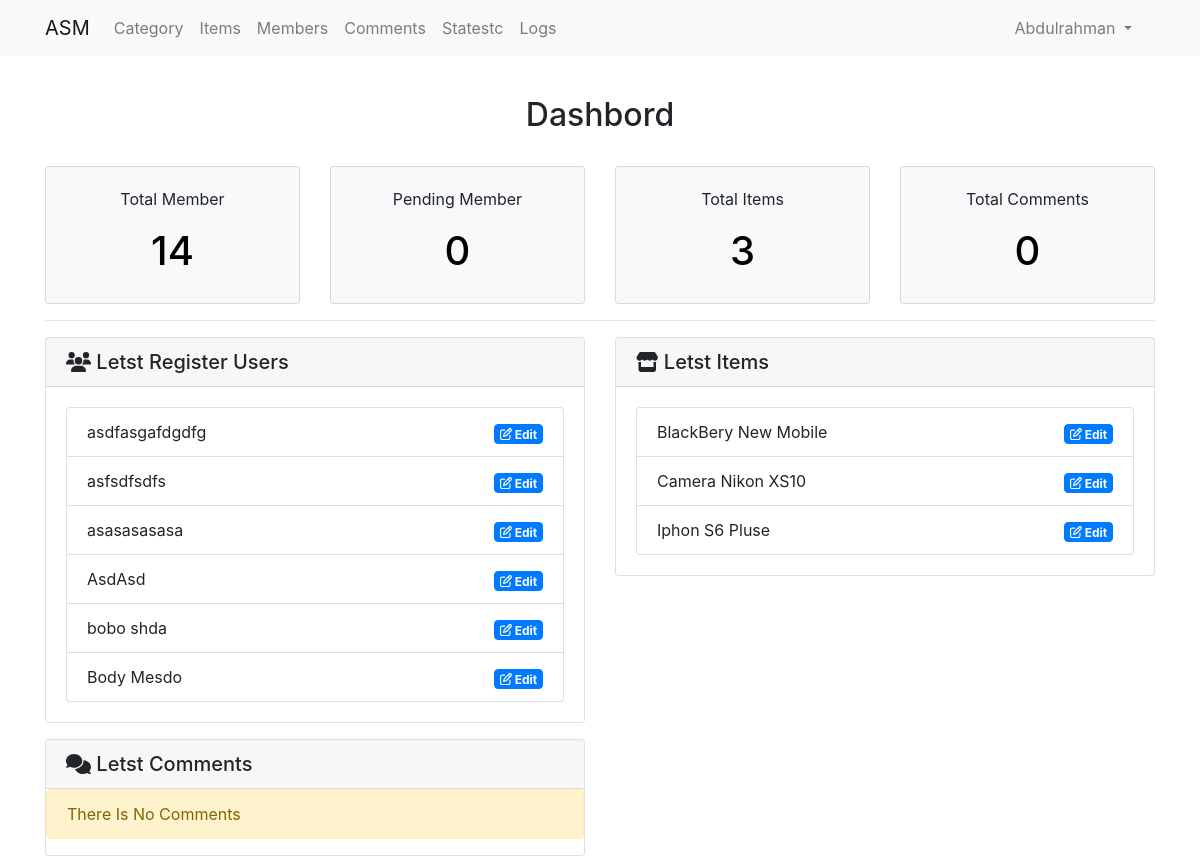
The page /dashbord/admin.php (signed in) on the database its author committed.
### tables this page shows
CREATE TABLE `users` (
  `UserID` int(11) NOT NULL COMMENT 'this is user id',
  `Username` varchar(255) NOT NULL COMMENT 'this is user name',
  `Pasword` varchar(255) NOT NULL COMMENT 'this is password',
  `Email` varchar(255) NOT NULL COMMENT 'this is email',
  `FullName` varchar(255) NOT NULL COMMENT 'this is fullname',
  `GroupID` int(11) NOT NULL DEFAULT 0 COMMENT 'identfiy user gruop',
  `Date` date NOT NULL,
  `TrustStatues` int(11) NOT NULL DEFAULT 0 COMMENT 'saller rank',
  `RegStatues` int(11) NOT NULL DEFAULT 0 COMMENT 'user upproval',
  `avatar` varchar(255) NOT NULL
);

CREATE TABLE `items` (
  `item_ID` int(11) NOT NULL,
  `item_name` varchar(255) NOT NULL,
  `item_disc` text NOT NULL,
  `item_img` varchar(255) NOT NULL,
  `item_price` varchar(255) NOT NULL,
  `add_date` date NOT NULL,
  `rating` smallint(11) NOT NULL,
  `approve` tinyint(4) NOT NULL DEFAULT 0,
  `country_made` varchar(255) NOT NULL,
  `status` varchar(255) NOT NULL,
  `cat_ID` int(11) NOT NULL,
  `member_ID` int(11) NOT NULL,
  `tags` varchar(255) NOT NULL
);

### dashbord/admin.php (the view, shortened to what this page needs)
<?php
 $title ='Dashbord';
if(isset($_SESSION['username'])){
    include 'init.php';
    $lastUsers = getLatest('*','users','UserID',6);
    $lastItems = getLatest('*','items','item_ID',6);
    $stmtComm = $con->prepare("SELECT comments.*, items.item_name, users.Username
                                     FROM comments
                                     INNER JOIN items ON items.item_ID = comments.item_id
                                     INNER JOIN users ON users.UserID = comments.user_id
                                     ORDER BY c_id DESC LIMIT 3");
        $stmtComm->execute();
        $lastComments = $stmtComm->fetchAll();
    ?>
<section class="stats">
<div class="container pt-3">
<h2 class="text-center py-4"><?php echo $title; ?></h2>
    <div class="row">
        <div class="col-sm-3">
            <div class="card bg-light">
                <div class="card-body text-center">
                <p class="card-text">Total Member</p>
                <h4 class='h1'>
                <a href="members.php">
                <?php echo countItems('UserID','users'); ?>
                </a>
                </h4>
                </div>
            </div>
        </div>
        <div class="col-sm-3">
            <div class="card bg-light">
                <div class="card-body text-center">
                <p class="card-text">Pending Member</p>
                <h4 class='h1'>
                <a href="members.php?page=Mange&action=pending">
                <?php echo checkItems('RegStatues','users',0); ?>
                </a>
                </h4>
                </div>
            </div>
        </div>
        <div class="col-sm-3">
            <div class="card bg-light">
                <div class="card-body text-center">
                <p class="card-text">Total Items</p>
                <h4 class='h1'>
                <a href="items.php">
                <?php echo countItems('item_ID','items'); ?>
                </a></h4>
                </div>
            </div>
        </div>
        <div class="col-sm-3">
            <div class="card bg-light">
                <div class="card-body text-center">
                <p class="card-text">Total Comments</p>
                <h4 class='h1'>
                <a href="comments.php">
                <?php echo countItems('c_ID','comments'); ?>
                </a></h4>
                </div>
            </div>
        </div>
    </div><hr>
</div>
</section>
<section class='letst-users-items'>
<div class="container">
    <div class="row">
        <div class="col-sm-6">
            <div class="card">
                <div class="card-header">
                <h5 class="card-title m-0"><i class="fas fa-users"></i> Letst Register Users</h5>
                </div>
                <div class="card-body">
                <?php if(!empty($lastUsers)): ?>
                    <ul class="list-group  ">
                        <?php foreach($lastUsers as $user): ?>
                        <li class="list-group-item  overflow-hidden">
                        <?php echo $user['FullName']; ?>
                        <a class='float-right' href="members.php?page=Edit&id=<?php echo $user['UserID'] ?>">
                            <span class="badge btn btn-primary">
                                <i class="far fa-edit"></i> Edit
                            </span>
                        </a>
                        </li>
                        <?php endforeach; ?>
                    </ul>
                    <?php else: alert('There Is No Members');?>
                    <a class='btn btn-primary' href="members.php?page=Add">
                    <i class="fas fa-plus-circle mr-3"></i>Add New Member
                    </a>
                <?php endif;?>
                </div>
            </div>
        </div>
        <div class="col-sm-6">
            <div class="card">
                <div class="card-header">
                <h5 class="card-title m-0"><i class="fas fa-store"></i> Letst Items</h5>
                </div>
                <div class="card-body">
                <?php if(!empty($lastItems)): ?>
                <ul class="list-group  ">
                        <?php foreach($lastItems as $item): ?>
                        <li class="list-group-item  overflow-hidden">
                        <?php echo $item['item_name']; ?>
                        <a class='float-right' href="items.php?page=Edit&itemID=<?php echo $item['item_ID'] ?>">
                            <span class="badge btn btn-primary">
                                <i class="far fa-edit"></i> Edit
                            </span>
                        </a>
                        </li>
                        <?php endforeach; ?>
                    </ul>
                <?php else: alert('There Is No Items');?>
                    <a class='btn btn-primary' href="items.php?page=Add">
                    <i class="fas fa-plus-circle mr-3"></i>Add New Item
                    </a>
                <?php endif;?>
                </div>
            </div>
        </div>
        <div class="col-sm-6">
            <div class="card mt-3">
                <div class="card-header">
                <h5 class="card-title m-0"><i class="fas fa-comments"></i></i> Letst Comments</h5>
                </div>
                <?php if(!empty($lastComments)): ?>
                <div class="card-body letst-comments">
                    <div class="row">
                <?php foreach($lastComments as $comment): ?>
                    <div class="col-md-6">
                    <div class="card bg-light mb-3 overflow-hidden">
                        <div class="card-header p-2"><?php echo $comment['item_name'] ?></div>
                        <div class="card-body p-2">
                            <div class=" del-comment position-relative float-right">
                            <?php if($comment['status'] == 0):?>
                            <a class='approve' href="comments.php?page=Approve&comID=<?php echo $comment['c_ID'] ?>" class=''><i class="fas fa-check"></i></a>
                            <?php endif; ?>
                            <a class='delete ml-2' href="comments.php?page=Delete&comID=<?php echo $comment['c_ID'] ?>"><i class="far fa-trash-alt"></i></a>
                            </div>
                            <span class="badge badge-info px-2"><?php echo $comment['Username'] ?></span>
                            <p class="card-text"><?php echo $comment['comment'] ?></p>
                        </div>
                    </div>
                    </div>
                <?php endforeach; ?>
                </div>
                </div>
                <?php else: alert('There Is No Comments'); endif;?>
            </div>
        </div>
</div>
</section>
<?php
    include $tpl . 'footer.php';
}else{
    header('Location:index.php');
}
?>

### dashbord/layout/css/style.css (style rules this page uses)
* { box-sizing: border-box; }
body { margin: 0; padding: 0; }
section { position: relative; }
a { color: #000; }

### rows shown on the page
users: FullName "asdfasgafdgdfg"
users: FullName "asfsdfsdfs"
users: FullName "asasasasasa"
users: FullName "AsdAsd"
users: FullName "bobo shda"
users: FullName "Body Mesdo"
items: item_name "BlackBery New Mobile"
items: item_name "Camera Nikon XS10"
items: item_name "Iphon S6 Pluse"

### other values the page prints
$title "Dashbord"
countItems('UserID','users') "14"
checkItems('RegStatues','users',0) "0"
countItems('item_ID','items') "3"
countItems('c_ID','comments') "0"
$alert "There Is No Comments"
